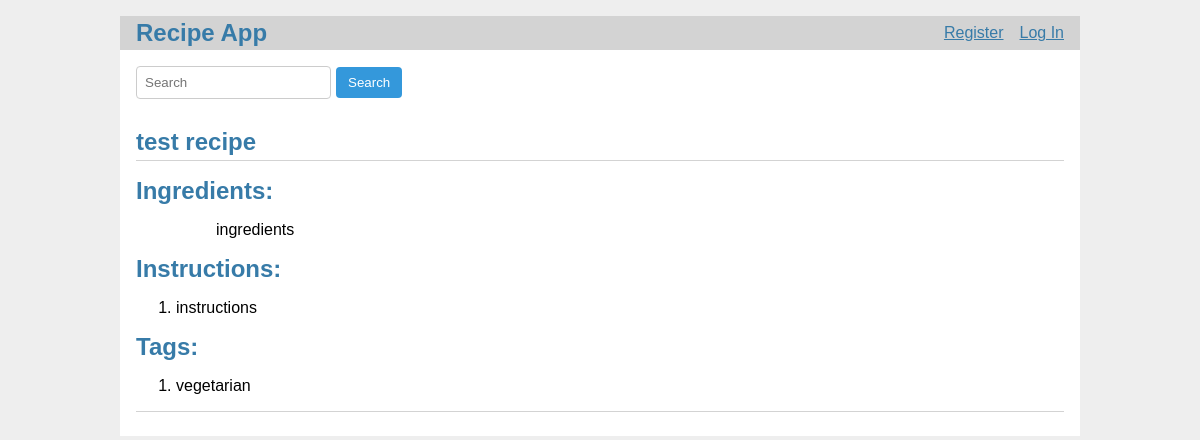
The app's page /3/view_full_details with its own data.
### tables this page shows
CREATE TABLE recipes (
  id INTEGER PRIMARY KEY AUTOINCREMENT,
  title TEXT NOT NULL,
  ingredients TEXT NOT NULL,
  instructions TEXT NOT NULL,
  tags TEXT NOT NULL
);

### app/home.py (the view)
@bp.route('/<int:id>/view_full_details', methods=('GET',))
def view_full_details(id):
    title, ingredients, instructions, tags = recipe_get_one(id)
    return render_template('recipes/view_full_details.html', title=title, ingredients=ingredients, instructions=instructions, tags=tags)

### app/auth.py (called while the page is built)
@bp.before_app_request
def load_logged_in_user():
    user_id = session.get('user_id')
    if user_id is None:
        g.user = None
    else:
        g.user = user_get_user_by_id(user_id)
        if g.user is False:
            print("Warning: User ID is None!")

### app/db.py (called while the page is built)
def get_db():
    if 'db' not in g:
        g.db = sqlite3.connect(
            current_app.config['DATABASE'],
            detect_types=sqlite3.PARSE_DECLTYPES
        )
        g.db.row_factory = sqlite3.Row
    return g.db

def db_lookup(table, param, input_param):
    query = f"SELECT * FROM {table} WHERE {param} = ?;"
    record = get_db().execute(query, (input_param,)).fetchone()
    return record

### app/recipe.py (called while the page is built)
def parse(recipe):
    recipe_fields = ['id', 'title', 'ingredients', 'instructions', 'tags']
    recipe = dict(zip(recipe_fields, recipe))
    return recipe

def format_recipes(cursor, single):
    if single == True:
        result = parse(cursor)
    else:
        result = list()
        for item in cursor:
            recipe = parse(item)
            result.append((recipe))
    return result

def recipe_lookup_id(id):
    raw_recipe = db_lookup("recipes", "id", id)
    return format_recipes(raw_recipe, single=True)

def recipe_get_one(id):
    recipe = recipe_lookup_id(id)
    title = recipe["title"]
    ingredients = recipe["ingredients"]
    instructions = recipe["instructions"]
    tags = recipe["tags"]
    ingredients = ingredients.split('\n')
    instructions = instructions.split('\n')
    tags = tags.split('\n')
    return title, ingredients, instructions, tags

### app/templates/recipes/view_full_details.html
{% extends 'base.html' %}
{% block search %}
<div class="search-container">
  <form action="{{ url_for('home.search', query='search') }}" method="get">
    <input type="search" placeholder="Search" name="q" class="search-input">
    <button type="submit" class="search-button">Search</button>
  </form>
</div>
{% endblock %}
{% block header %}
  <h1>{% block title %}{{ title }}{% endblock %}</h1>
{% endblock %}
{% block content %}
  <h2>Ingredients:</h2>
  <ol>
  {% for ingredient in ingredients %}
    <ul>{{ ingredient }}</ul>
  {% endfor %}
  </ol>
  <h2>Instructions:</h2>
  <ol>
  {% for instruction in instructions %}
    <li>{{ instruction }}</li>
  {% endfor %}
  </ol>
  <h2>Tags:</h2>
  <ol>
    {% for tag in tags %}
    <li>{{ tag }}</li>
    {% endfor %}
  </ol>
  <hr>
{% endblock %}

### app/static/style1.css (style rules this page uses)
h1, h2, h3, h4, h5, h6 { font-family: sans-serif; color: #377ba8; margin: 1rem 0; }
hr { border: none; border-top: 1px solid lightgray; }
.content > header h1 { flex: auto; margin: 1rem 0 0.25rem 0; }
.content input, .content textarea { margin-bottom: 1em; }
.search-container form { display: flex; align-items: center; }
.search-input { margin-right: 5px; padding: 8px; border: 1px solid #ccc; border-radius: 4px; }
.search-button { margin-bottom: 1em; padding: 8px 12px; background-color: #3498db; color: white; border: none; border-radius: 4px; cursor: pointer; }

### records on screen
recipes: title "test recipe", ingredients "ingredients", instructions "instructions", tags "vegetarian"
